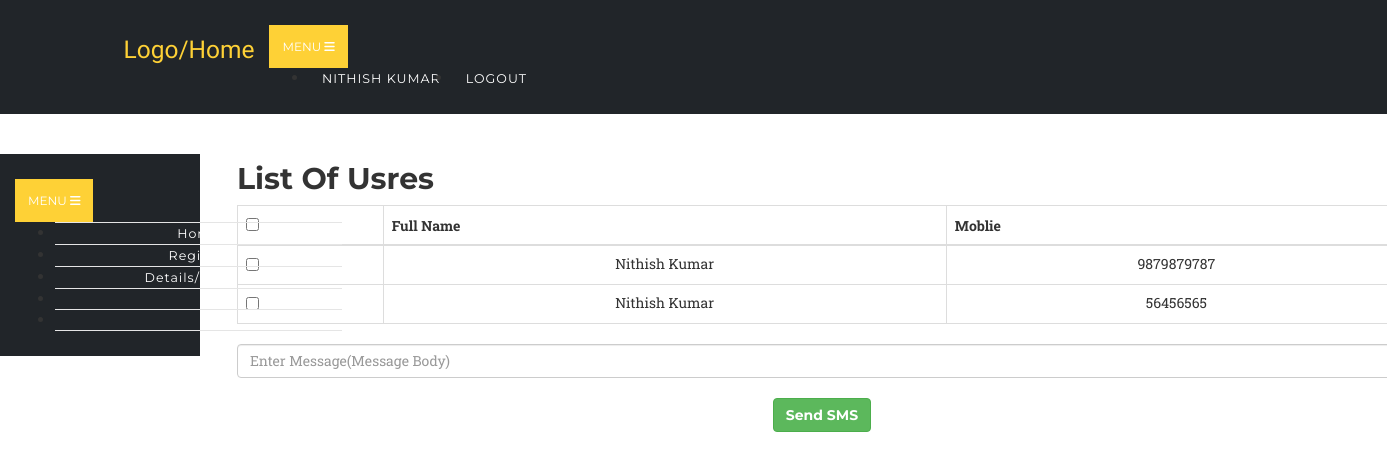
The page /sms.php (signed in) on the database its author committed.
### tables this page shows
CREATE TABLE `users` (
  `id` int(10) UNSIGNED NOT NULL,
  `fullname` varchar(191) NOT NULL,
  `mobile` varchar(191) NOT NULL,
  `username` varchar(191) NOT NULL,
  `email` varchar(191) NOT NULL,
  `password` varchar(191) NOT NULL,
  `created_at` timestamp NULL DEFAULT CURRENT_TIMESTAMP,
  `updated_at` timestamp NULL DEFAULT CURRENT_TIMESTAMP,
  `role` varchar(100) DEFAULT 'user',
  `status` int(1) NOT NULL DEFAULT '1'
);

### sms.php (the view, shortened to what this page needs)
<?php
	require '../config/config.php';
		try {
			$stmt = $connect->prepare('SELECT * FROM users');
			$stmt->execute();
			$data = $stmt->fetchAll(PDO::FETCH_ASSOC);
		}
		catch(PDOException $e) {
			$errMsg = $e->getMessage();
		}
?>
<?php include '../include/header.php';?>
	<nav class="navbar navbar-expand-lg navbar-dark" style="background-color:#212529;" id="mainNav">
      <div class="container">
        <a class="navbar-brand js-scroll-trigger" href="../index.php">Logo/Home</a>
        <button class="navbar-toggler navbar-toggler-right" type="button" data-toggle="collapse" data-target="#navbarResponsive" aria-controls="navbarResponsive" aria-expanded="false" aria-label="Toggle navigation">
          Menu
          <i class="fa fa-bars"></i>
        </button>
        <div class="collapse navbar-collapse" id="navbarResponsive">
          <ul class="navbar-nav text-uppercase ml-auto">
            <li class="nav-item">
              <a class="nav-link" href="login.php"><?php echo $_SESSION['fullname']; ?> <?php if($_SESSION['role'] == 'admin'){ echo "(Admin)"; } ?></a>
            </li>
            <li class="nav-item">
              <a href="../auth/logout.php" class="nav-link">Logout</a>
            </li>
          </ul>
        </div>
      </div>
    </nav>
<?php include '../include/side-nav.php';?>
<section class="wrapper" style="margin-inline-start:16%;margin-block-start: -11%;">
	<div class="container">
		<div class="row">
			<div class="col-12">
				<h2>List Of Usres</h2>
				<div class="table-responsive text-center">
					<form action="" method="post">
						<table class="table table-bordered">
						  <thead>
						    <tr>
						      <th><input type="checkbox" name="" id="selectAll"></th>
						      <th>Full Name</th>
						      <th>Moblie</th>
						    </tr>
						  </thead>
						  <tbody>
						  	<?php
						  		foreach ($data as $key => $value) {
								   echo '<tr>';
								      echo '<th scope="row"><input type="checkbox" name="check[]" value="'.$value['mobile'].'" id="selectAll$key"></th>';
								      echo '<td>'.$value['fullname'].'</td>';
								      echo '<td>'.$value['mobile'].'</td>';
								   echo '</tr>';
						  		}
						  	?>
						  </tbody>
						</table>
						<input type="textarea" name="message" class="form-control" placeholder="Enter Message(Message Body)" required>
						<br>
						<button type="submit" class="btn btn-success" name='sms_alert' value="sms_alert">Send SMS</button>
					</form>
				</div>
			</div>
		</div>
	</div>
</section>
<?php include '../include/footer.php';?>

### rent.css (style rules this page uses)
body { overflow-x: hidden; font-family: 'Roboto Slab', 'Helvetica Neue', Helvetica, Arial, sans-serif; }
a { color: #fed136; }
h1, h2, h3, h4, h5, h6 { font-weight: 700; font-family: 'Montserrat', 'Helvetica Neue', Helvetica, Arial, sans-serif; }
section { padding: 100px 0; }
@media (min-width: 768px) { section { padding: 140px 0; } }
.btn { font-family: 'Montserrat', 'Helvetica Neue', Helvetica, Arial, sans-serif; font-weight: 700; }
#mainNav { background-color: #212529; }
#mainNav .navbar-toggler { font-size: 12px; right: 0; padding: 13px; text-transform: uppercase; color: white; border: 0; background-color: #fed136; font-family: 'Montserrat', 'Helvetica Neue', Helvetica, Arial, sans-serif; }
#mainNav .navbar-brand { color: #fed136; font-family: 'Kaushan Script', 'Helvetica Neue', Helvetica, Arial, cursive; }
#mainNav .navbar-nav .nav-item .nav-link { font-size: 90%; font-weight: 400; padding: 0.75em 0; letter-spacing: 1px; color: white; font-family: 'Montserrat', 'Helvetica Neue', Helvetica, Arial, sans-serif; }
@media (min-width: 992px) { #mainNav { padding-top: 25px; padding-bottom: 25px; -webkit-transition: padding-top 0.3s, padding-bottom 0.3s; -moz-transition: padding-top 0.3s, padding-bottom 0.3s; transition: padding-top 0.3s, padding-bottom 0.3s; border: none; background-color: transparent; } }
@media (min-width: 992px) { #mainNav .navbar-brand { font-size: 1.75em; -webkit-transition: all 0.3s; -moz-transition: all 0.3s; transition: all 0.3s; } }
@media (min-width: 992px) { #mainNav .navbar-nav .nav-item .nav-link { padding: 1.1em 1em !important; } }

### style.css (style rules this page uses)
.navbar { border-radius: 0px; }
section { padding-left: 15px; }

### rows shown on the page
users: fullname "Nithish Kumar", mobile "9879879787"
users: fullname "Nithish Kumar", mobile "56456565"

### other values the page prints
$_SESSION['fullname'] "NITHISH KUMAR"
